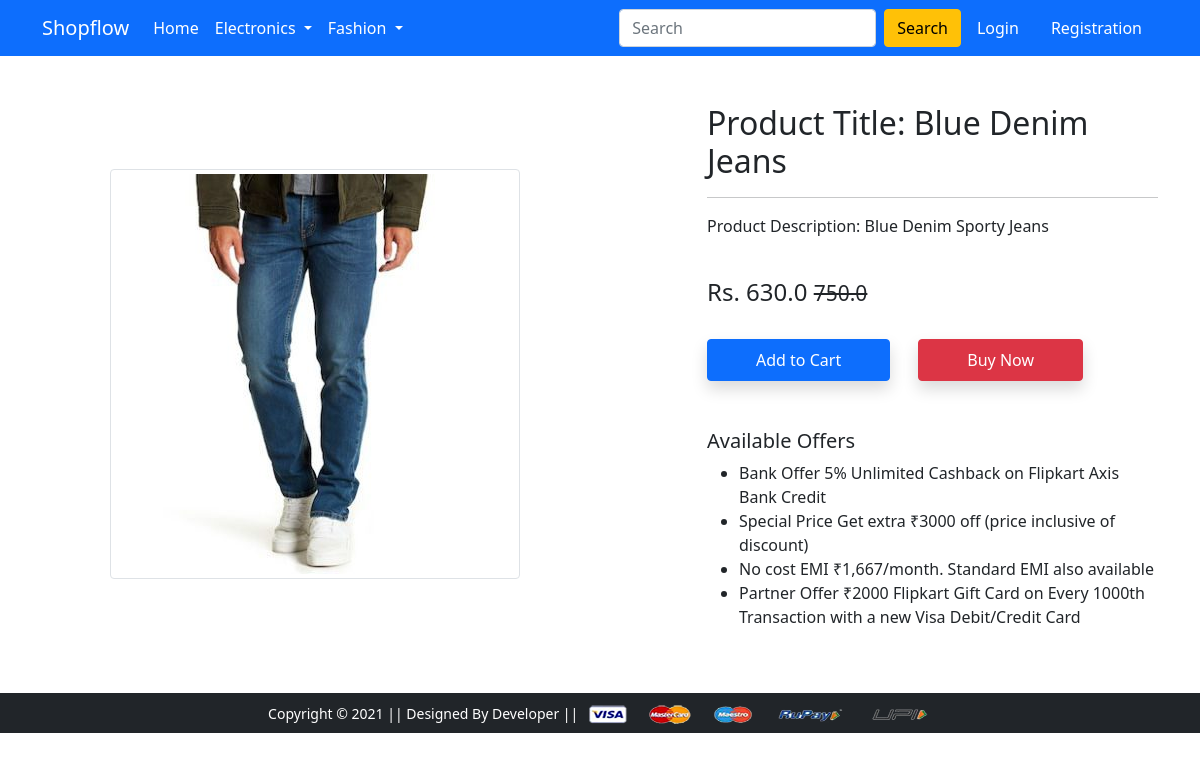
Screenshot of /product-detail/1 with the database file from the repository.
### app/models.py (models this page shows, shortened)
class Product(models.Model):
    title = models.CharField(max_length=100)
    selling_price = models.FloatField()
    discounted_price = models.FloatField()
    description = models.TextField(max_length=100)
    brand = models.CharField(max_length=100)
    category = models.CharField(choices=CATEGORY_CHOICES,max_length=2)
    product_image = models.ImageField(upload_to='productimg')

### app/views.py (the view)
# urls.py: path('product-detail/<int:pk>', views.product_detail, name='product-detail'),
def product_detail(request,pk):
    prod = Product.objects.get(pk=pk)
    item_already_in_cart = False
    if request.user.is_authenticated:
        item_already_in_cart = Cart.objects.filter(Q(product=prod.id) & Q(user=request.user)).exists()
    context= {'prod':prod,'item_already_in_cart':item_already_in_cart}
    return render(request, 'app/productdetail.html',context)

### app/templates/app/productdetail.html (shortened to what this page needs)
{% extends 'app/base.html' %}
{% load static %}
{% block main-content %}
<div class="container my-5">
 <div class="row">
  <div class="col-sm-6 text-center align-self-center">
   <img src="{{prod.product_image.url}}" alt="" class="img-fluid img-thumbnail">
  </div>
  <div class="col-sm-5 offset-sm-1">
   <h2>Product Title: {{prod.title}}</h2>
   <hr>
   <p>Product Description: {{prod.description}}</p> <br>
   <h4>Rs. {{prod.discounted_price}} <small class="fw-light text-decoration-line-through">{{prod.selling_price}}</small></h4> <br>
   {% if not user.request.is_authenticated %}
   <form action="/add-to-cart" class="d-inline">
    <button type="submit" class="btn btn-primary shadow px-5 py-2">Add to Cart</button>
   </form>
   {% endif %}
   <a href="{% url 'checkout' %}" class="btn btn-danger shadow px-5 py-2 ms-4">Buy Now</a>
   <h5 class="mt-5">Available Offers</h5>
   <ul>
    <li>Bank Offer 5% Unlimited Cashback on Flipkart Axis Bank Credit</li>
    <li>Special Price Get extra ₹3000 off (price inclusive of discount)</li>
    <li>No cost EMI ₹1,667/month. Standard EMI also available</li>
    <li>Partner Offer ₹2000 Flipkart Gift Card on Every 1000th Transaction with a new Visa Debit/Credit Card</li>
   </ul>
  </div>
 </div>
</div>
{% endblock main-content %}

### rows the page displays
Product: product_image (picture), title "Blue Denim Jeans", description "Blue Denim Sporty Jeans", discounted_price "630.0", selling_price "750.0"
